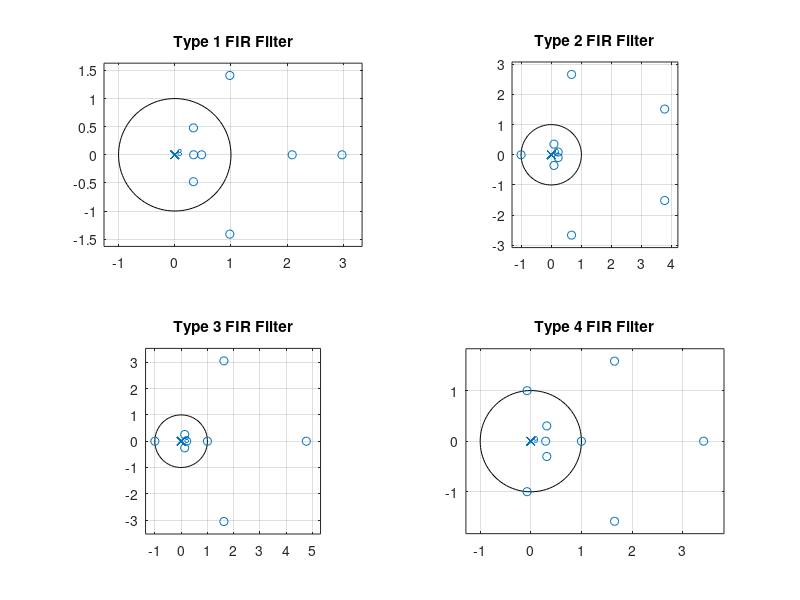

The MATLAB script that drew this image:
% Program P4_3
% Zero Locations of Linear Phase FIR Filters
clf;
b = [1 -8.5 30.5 -63];
num1 = [b 81 fliplr(b)];
num2 = [b 81 81 fliplr(b)];
num3 = [b 0 -fliplr(b)];
num4 = [b 81 -81 -fliplr(b)];
n1 = 0:length(num1)-1;
n2 = 0:length(num2)-1;
subplot(2,2,1); stem(n1,num1);
xlabel('Time index n');ylabel('Amplitude'); grid;
title('Type 1 FIR Filter');
subplot(2,2,2); stem(n2,num2);
xlabel('Time index n');ylabel('Amplitude'); grid;
title('Type 2 FIR Filter');
subplot(2,2,3); stem(n1,num3);
xlabel('Time index n');ylabel('Amplitude'); grid;
title('Type 3 FIR Filter');
subplot(2,2,4); stem(n2,num4);
xlabel('Time index n');ylabel('Amplitude'); grid;
title('Type 4 FIR Filter');
pause
subplot(2,2,1); zplane(num1,1);
title('Type 1 FIR Filter');
subplot(2,2,2); zplane(num2,1);
title('Type 2 FIR Filter');
subplot(2,2,3); zplane(num3,1);
title('Type 3 FIR Filter');
subplot(2,2,4); zplane(num4,1);
title('Type 4 FIR Filter');
disp('Zeros of Type 1 FIR Filter are');
disp(roots(num1));
disp('Zeros of Type 2 FIR Filter are');
disp(roots(num2));
disp('Zeros of Type 3 FIR Filter are');
disp(roots(num3));
disp('Zeros of Type 4 FIR Filter are');
disp(roots(num4));
